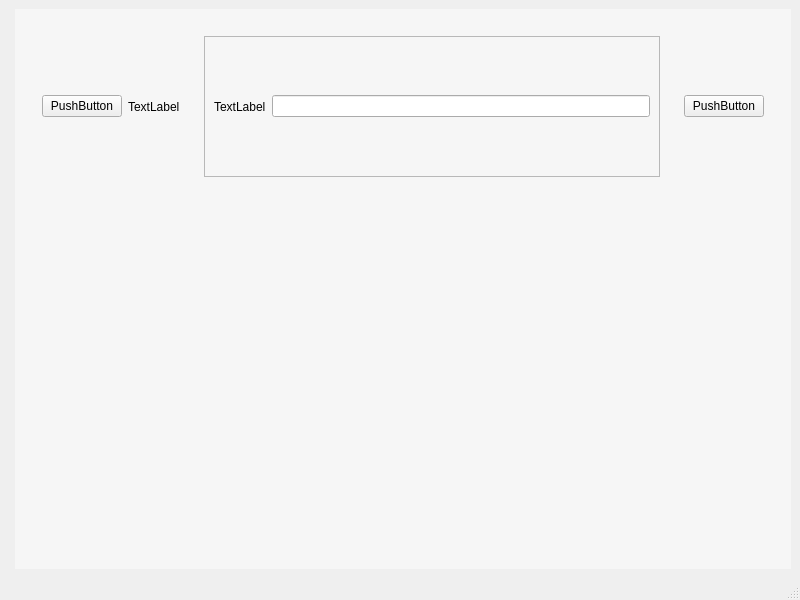
<?xml version="1.0" encoding="UTF-8"?>
<ui version="4.0">
 <class>MainWindow</class>
 <widget class="QMainWindow" name="MainWindow">
  <property name="geometry">
   <rect>
    <x>0</x>
    <y>0</y>
    <width>800</width>
    <height>600</height>
   </rect>
  </property>
  <property name="windowTitle">
   <string>MainWindow</string>
  </property>
  <widget class="QWidget" name="centralwidget">
   <property name="styleSheet">
    <string notr="true">*{
color: #000;
}

#mainBody{
background-color:#f6f6f6

}


#leftMenu{
background-color:#f26e56
}</string>
   </property>
   <layout class="QHBoxLayout" name="horizontalLayout">
    <item>
     <widget class="QWidget" name="leftMenu" native="true"/>
    </item>
    <item>
     <widget class="QWidget" name="mainBody" native="true">
      <layout class="QVBoxLayout" name="verticalLayout">
       <item>
        <widget class="QWidget" name="headerFrame" native="true">
         <layout class="QHBoxLayout" name="horizontalLayout_2">
          <item>
           <widget class="QWidget" name="widget" native="true">
            <layout class="QHBoxLayout" name="horizontalLayout_3">
             <item>
              <widget class="QPushButton" name="pushButton">
               <property name="text">
                <string>PushButton</string>
               </property>
              </widget>
             </item>
             <item>
              <widget class="QLabel" name="label">
               <property name="text">
                <string>TextLabel</string>
               </property>
              </widget>
             </item>
            </layout>
           </widget>
          </item>
          <item>
           <widget class="QWidget" name="widget_3" native="true">
            <layout class="QHBoxLayout" name="horizontalLayout_4">
             <item>
              <widget class="QFrame" name="frame">
               <property name="frameShape">
                <enum>QFrame::StyledPanel</enum>
               </property>
               <property name="frameShadow">
                <enum>QFrame::Raised</enum>
               </property>
               <layout class="QHBoxLayout" name="horizontalLayout_5">
                <item>
                 <widget class="QLabel" name="label_2">
                  <property name="text">
                   <string>TextLabel</string>
                  </property>
                 </widget>
                </item>
                <item>
                 <widget class="QLineEdit" name="lineEdit"/>
                </item>
               </layout>
              </widget>
             </item>
            </layout>
           </widget>
          </item>
          <item>
           <widget class="QWidget" name="widget_2" native="true">
            <layout class="QHBoxLayout" name="horizontalLayout_6">
             <item>
              <widget class="QPushButton" name="pushButton_2">
               <property name="text">
                <string>PushButton</string>
               </property>
              </widget>
             </item>
            </layout>
           </widget>
          </item>
         </layout>
        </widget>
       </item>
       <item>
        <widget class="QWidget" name="subCardFrame" native="true"/>
       </item>
       <item>
        <widget class="QWidget" name="cardFrame" native="true"/>
       </item>
      </layout>
     </widget>
    </item>
   </layout>
  </widget>
  <widget class="QMenuBar" name="menubar">
   <property name="geometry">
    <rect>
     <x>0</x>
     <y>0</y>
     <width>800</width>
     <height>22</height>
    </rect>
   </property>
  </widget>
  <widget class="QStatusBar" name="statusbar"/>
 </widget>
 <resources/>
 <connections/>
</ui>
